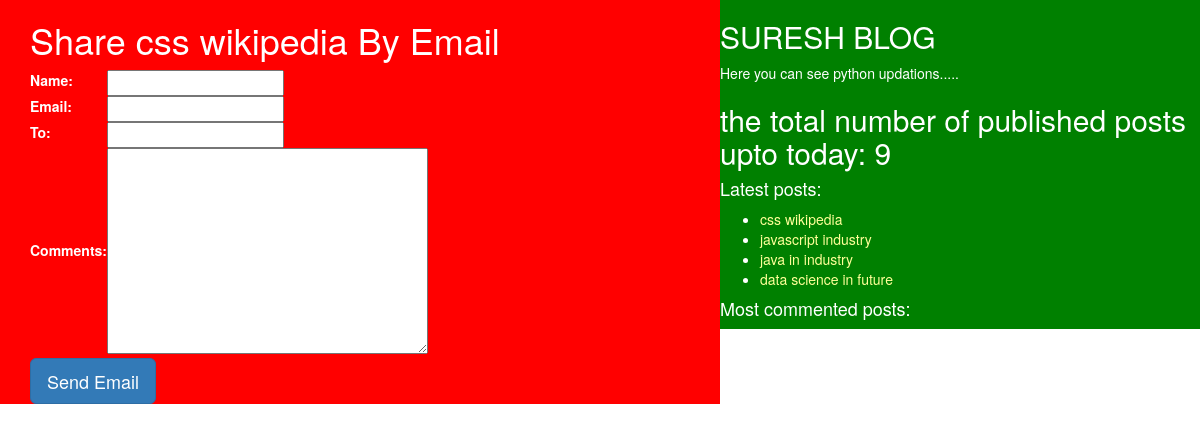
Before: /9/share/ with the older database file.
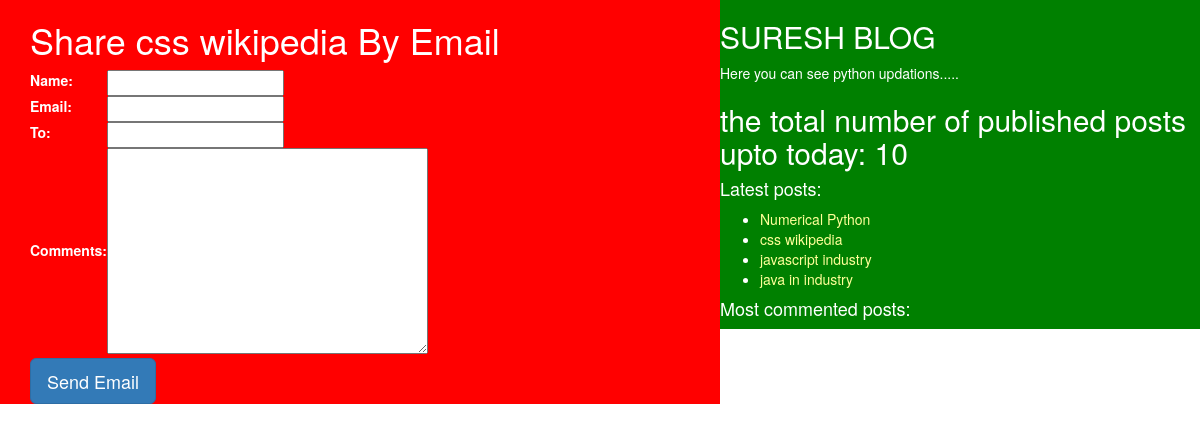
After: the same page with the newer database file.
### blog/models.py (models this page shows, shortened)
class Post(models.Model):
    STATIC_CHOICE = (('draft', 'Draft'), ('published', 'Published'))
    title = models.CharField(max_length=256)
    slug = models.SlugField(max_length=264, unique_for_date='publish')
    author = models.ForeignKey(User, related_name='blog_posts', on_delete=models.CASCADE)
    body = models.TextField()
    created = models.DateTimeField(auto_now_add=True)
    updated = models.DateTimeField(auto_now=True)
    publish = models.DateTimeField(default=timezone.now)
    status = models.CharField(max_length=10, choices=STATIC_CHOICE, default='draft')
    tags = TaggableManager()
    class Meta:
        ordering = ('-publish', )
    def get_absolute_url(self):
        return reverse('post_details', args=[self.publish.year, self.publish.strftime('%m'), self.publish.strftime('%d'),self.slug])

### blog/views.py (the view)
# urls.py: path('<int:id>/share/', views.mail_send_view),
def mail_send_view(request, id):
    post = get_object_or_404(Post, id=id, status='published')
    sent = False
    if request.method == 'POST':
        form = EmailSendForm(request.POST)
        if form.is_valid():
            cd = form.cleaned_data
            subject = '{}({}) recommends you to read "{}"'.format(cd['name'], cd['email'], post.title)
            post_url = request.build_absolute_uri(post.get_absolute_url())
            message = 'post read at :\n {}\n\n{}\'s comments:\n{}'.format(post_url, cd['name'], cd['comments'])
            send_mail(subject, message, 'reddysekhar795@blog.com', [cd['to']])
            sent = True
    else:
        form = EmailSendForm()
    return render(request, 'blog/sharebyemail.html', {'form': form, 'post': post, 'sent':sent})

### blog/forms.py
class EmailSendForm(forms.Form):
    name = forms.CharField()
    email = forms.EmailField()
    to = forms.EmailField()
    comments = forms.CharField(required=False, widget=forms.Textarea)

### blog/templatetags/blog_tags.py (called while the page is built)
@register.simple_tag
def total_posts():
    return Post.objects.count()

@register.inclusion_tag('blog/latestposts.html')
def show_latest_posts():
    late_posts = Post.objects.order_by('-publish')[:4]
    return {'late_posts': late_posts}

### templates/blog/sharebyemail.html (shortened to what this page needs)
{% extends 'blog/Home.html' %}
{% block content %}
{% if sent %}
<h1>Email Successfully sent!!!</h1>
<h2>Post with title:{{post.title}} information shared by email</h2>
{% else %}
<h1>Share {{post.title}} By Email</h1>
<table>
    <form method="POST">
        {{form.as_table}}
    </form>
</table>
<input type="submit" value="Send Email" class="btn btn-primary btn-lg" >
{% endif %}
{% endblock %}

### templates/blog/latestposts.html
<ul>
    {% for post in late_posts %}
    <li><a href="{{post.get_absolute_url}}">{{post.title}}</a></li>
    {%endfor%}
</ul>

Changed rows visible on the page:
no longer on this page (row unchanged): Post: title "data science in future"
added Post: title "Numerical Python"
Other visible differences:
text no longer shown: "9"
text now shown: "10"
